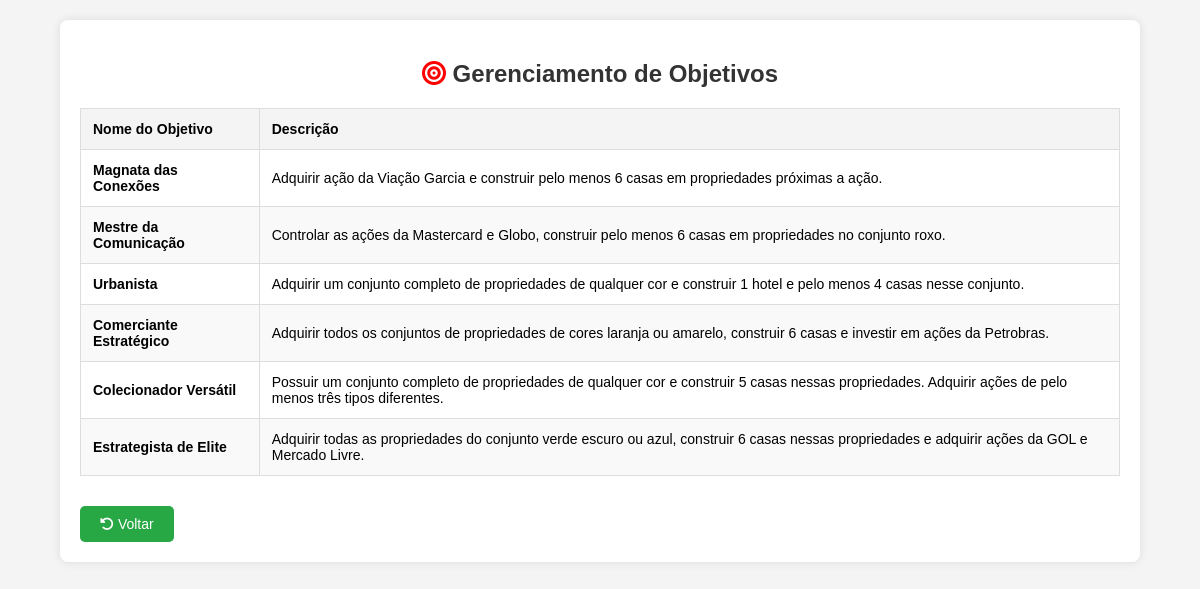
/objetivos.php (signed in), run on the app's committed database.
### tables this page shows
CREATE TABLE `objetivos` (
  `id` int(11) NOT NULL,
  `nome_objetivo` varchar(255) DEFAULT NULL,
  `descricao_objetivo` text DEFAULT NULL,
  `status` int(11) DEFAULT NULL,
  `objetivo1` varchar(255) DEFAULT NULL,
  `objetivo2` varchar(255) DEFAULT NULL,
  `objetivo3` varchar(255) DEFAULT NULL,
  `objetivo4` varchar(255) DEFAULT NULL,
  `assigned` tinyint(1) DEFAULT 0
);

### objetivos.php (the view, shortened to what this page needs)
<?php
include 'db_connection.php';
$user_id = $_SESSION['user_id'];
$sql = "SELECT * FROM objetivos";
$stmt = $conn->prepare($sql);
$stmt->execute();
$result = $stmt->get_result();
$objetivos = [];
while ($row = $result->fetch_assoc()) {
    $objetivos[] = $row;
}
$sql = "SELECT objetivoId FROM jogando WHERE userId = ?";
$stmtAssigned = $conn->prepare($sql);
$stmtAssigned->bind_param("i", $user_id);
$stmtAssigned->execute();
$resultAssigned = $stmtAssigned->get_result();
$assignedObjectiveId = $resultAssigned->fetch_assoc()['objetivoId'] ?? null;
?>
<!DOCTYPE html>
<html lang="pt">
<head>
</head>
<body>
    <div class="container">
        <header>
            <h2><i class="fa-solid fa-bullseye" style="color:red;"></i> Gerenciamento de Objetivos</h2>
        </header>
        <main>
            <?php if (empty($objetivos)): ?>
                <p>Nenhum objetivo encontrado.</p>
            <?php else: ?>
                <table id="objetivosTable">
                    <thead>
                        <tr>
                            <th>Nome do Objetivo</th>
                            <th>Descrição</th>
                        </tr>
                    </thead>
                    <tbody>
                       <?php foreach ($objetivos as $objetivo): ?>
    <?php
        $isAssigned = ($objetivo['id'] == $assignedObjectiveId);
        $class = $isAssigned ? 'assigned' : '';
    ?>
    <tr>
        <td class="<?= $class ?>"><b><?= $objetivo['nome_objetivo'] ?></b></td>
        <td class="<?= $class ?>"><?= $objetivo['descricao_objetivo'] ?></td>
    </tr>
<?php endforeach; ?>
                    </tbody>
                </table>
            <?php endif; ?>
        </main>
        <footer>
            <a href="dashboard.php" class="back-button"><i class="fa-solid fa-rotate-left"></i> Voltar</a>
        </footer>
    </div>
</body>
</html>

### objetivos.php (style rules this page uses)
body { font-family: Arial, sans-serif; background-color: #f4f4f4; margin: 0; padding: 0; }
.container { background: #fff; padding: 20px; border-radius: 8px; box-shadow: 0 0 10px rgba(0, 0, 0, 0.1); max-width: 90%; margin: 20px auto; box-sizing: border-box; overflow-x: auto; }
h2 { text-align: center; color: #333; margin-bottom: 20px; }
table { width: 100%; border-collapse: collapse; margin-bottom: 20px; }
th, td { padding: 12px; border: 1px solid #ddd; text-align: left; font-size: 14px; }
th { background-color: #f4f4f4; }
tr:nth-child(even) { background-color: #f9f9f9; }
.button, .back-button { padding: 10px 20px; border: none; background-color: #28a745; color: white; font-size: 14px; border-radius: 5px; cursor: pointer; text-align: center; text-decoration: none; display: inline-block; margin-top: 10px; }

### data on the page
objetivos: nome_objetivo "Magnata das Conexões", descricao_objetivo "Adquirir ação da Viação Garcia e construir pelo menos 6 casas em propriedades próximas a ação."
objetivos: nome_objetivo "Mestre da Comunicação", descricao_objetivo "Controlar as ações da Mastercard e Globo, construir pelo menos 6 casas em propriedades no conjunto roxo."
objetivos: nome_objetivo "Urbanista", descricao_objetivo "Adquirir um conjunto completo de propriedades de qualquer cor e construir 1 hotel e pelo menos 4 casas nesse conjunto."
objetivos: nome_objetivo "Comerciante Estratégico", descricao_objetivo "Adquirir todos os conjuntos de propriedades de cores laranja ou amarelo, construir 6 casas e investir em ações da Petrobras."
objetivos: nome_objetivo "Colecionador Versátil", descricao_objetivo "Possuir um conjunto completo de propriedades de qualquer cor e construir 5 casas nessas propriedades. Adquirir ações de pelo menos três tipos diferentes."
objetivos: nome_objetivo "Estrategista de Elite", descricao_objetivo "Adquirir todas as propriedades do conjunto verde escuro ou azul, construir 6 casas nessas propriedades e adquirir ações da GOL e Mercado Livre."
